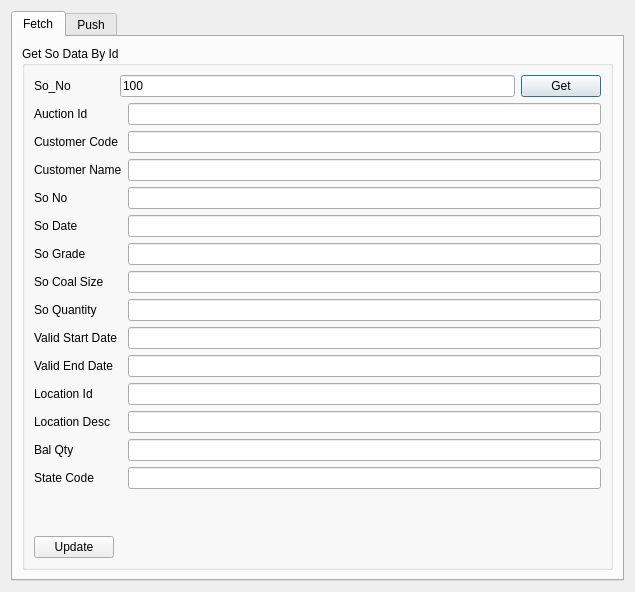
<?xml version="1.0" encoding="UTF-8"?>
<ui version="4.0">
 <class>SoDataManager</class>
 <widget class="QDialog" name="SoDataManager">
  <property name="geometry">
   <rect>
    <x>0</x>
    <y>0</y>
    <width>635</width>
    <height>592</height>
   </rect>
  </property>
  <property name="windowTitle">
   <string>Dialog</string>
  </property>
  <layout class="QGridLayout" name="gridLayout">
   <item row="0" column="0">
    <widget class="QTabWidget" name="tabWidget">
     <property name="currentIndex">
      <number>0</number>
     </property>
     <widget class="QWidget" name="tab">
      <attribute name="title">
       <string>Fetch</string>
      </attribute>
      <layout class="QGridLayout" name="gridLayout_2">
       <item row="0" column="0">
        <widget class="QGroupBox" name="get_groupbox">
         <property name="title">
          <string>Get So Data By Id</string>
         </property>
         <layout class="QGridLayout" name="gridLayout_4">
          <item row="0" column="0">
           <widget class="QLabel" name="label">
            <property name="text">
             <string>So_No</string>
            </property>
           </widget>
          </item>
          <item row="1" column="0" colspan="3">
           <layout class="QFormLayout" name="formLayout">
            <item row="0" column="0">
             <widget class="QLabel" name="auctionIdLabel">
              <property name="text">
               <string>Auction Id</string>
              </property>
             </widget>
            </item>
            <item row="0" column="1">
             <widget class="QLineEdit" name="auctionIdLineEdit">
              <property name="text">
               <string/>
              </property>
             </widget>
            </item>
            <item row="1" column="0">
             <widget class="QLabel" name="customerCodeLabel">
              <property name="text">
               <string>Customer Code</string>
              </property>
             </widget>
            </item>
            <item row="1" column="1">
             <widget class="QLineEdit" name="customerCodeLineEdit"/>
            </item>
            <item row="2" column="0">
             <widget class="QLabel" name="customerNameLabel">
              <property name="text">
               <string>Customer Name</string>
              </property>
             </widget>
            </item>
            <item row="2" column="1">
             <widget class="QLineEdit" name="customerNameLineEdit"/>
            </item>
            <item row="3" column="0">
             <widget class="QLabel" name="soNoLabel">
              <property name="text">
               <string>So No</string>
              </property>
             </widget>
            </item>
            <item row="3" column="1">
             <widget class="QLineEdit" name="soNoLineEdit">
              <property name="readOnly">
               <bool>true</bool>
              </property>
             </widget>
            </item>
            <item row="4" column="0">
             <widget class="QLabel" name="soDateLabel">
              <property name="text">
               <string>So Date</string>
              </property>
             </widget>
            </item>
            <item row="4" column="1">
             <widget class="QLineEdit" name="soDateLineEdit"/>
            </item>
            <item row="5" column="0">
             <widget class="QLabel" name="soGradeLabel">
              <property name="text">
               <string>So Grade</string>
              </property>
             </widget>
            </item>
            <item row="5" column="1">
             <widget class="QLineEdit" name="soGradeLineEdit"/>
            </item>
            <item row="6" column="0">
             <widget class="QLabel" name="soCoalSizeLabel">
              <property name="text">
               <string>So Coal Size</string>
              </property>
             </widget>
            </item>
            <item row="6" column="1">
             <widget class="QLineEdit" name="soCoalSizeLineEdit"/>
            </item>
            <item row="7" column="0">
             <widget class="QLabel" name="soQuantityLabel">
              <property name="text">
               <string>So Quantity</string>
              </property>
             </widget>
            </item>
            <item row="7" column="1">
             <widget class="QLineEdit" name="soQuantityLineEdit"/>
            </item>
            <item row="8" column="0">
             <widget class="QLabel" name="validStartDateLabel">
              <property name="text">
               <string>Valid Start Date</string>
              </property>
             </widget>
            </item>
            <item row="8" column="1">
             <widget class="QLineEdit" name="validStartDateLineEdit"/>
            </item>
            <item row="9" column="0">
             <widget class="QLabel" name="validEndDateLabel">
              <property name="text">
               <string>Valid End Date</string>
              </property>
             </widget>
            </item>
            <item row="9" column="1">
             <widget class="QLineEdit" name="validEndDateLineEdit"/>
            </item>
            <item row="10" column="0">
             <widget class="QLabel" name="locationIdLabel">
              <property name="text">
               <string>Location Id</string>
              </property>
             </widget>
            </item>
            <item row="10" column="1">
             <widget class="QLineEdit" name="locationIdLineEdit"/>
            </item>
            <item row="11" column="0">
             <widget class="QLabel" name="locationDescLabel">
              <property name="text">
               <string>Location Desc</string>
              </property>
             </widget>
            </item>
            <item row="11" column="1">
             <widget class="QLineEdit" name="locationDescLineEdit"/>
            </item>
            <item row="12" column="0">
             <widget class="QLabel" name="balQtyLabel">
              <property name="text">
               <string>Bal Qty</string>
              </property>
             </widget>
            </item>
            <item row="12" column="1">
             <widget class="QLineEdit" name="balQtyLineEdit"/>
            </item>
            <item row="13" column="0">
             <widget class="QLabel" name="stateCodeLabel">
              <property name="text">
               <string>State Code</string>
              </property>
             </widget>
            </item>
            <item row="13" column="1">
             <widget class="QLineEdit" name="stateCodeLineEdit"/>
            </item>
           </layout>
          </item>
          <item row="0" column="2">
           <widget class="QPushButton" name="get_so_data">
            <property name="text">
             <string>Get</string>
            </property>
           </widget>
          </item>
          <item row="0" column="1">
           <widget class="QLineEdit" name="so_no_find">
            <property name="text">
             <string>100</string>
            </property>
           </widget>
          </item>
          <item row="2" column="0">
           <widget class="QPushButton" name="update_so_data">
            <property name="text">
             <string>Update</string>
            </property>
           </widget>
          </item>
         </layout>
        </widget>
       </item>
      </layout>
     </widget>
     <widget class="QWidget" name="tab_2">
      <attribute name="title">
       <string>Push</string>
      </attribute>
      <layout class="QGridLayout" name="gridLayout_3">
       <item row="0" column="0">
        <widget class="QGroupBox" name="get_groupbox_2">
         <property name="title">
          <string>Push</string>
         </property>
         <layout class="QGridLayout" name="gridLayout_5">
          <item row="0" column="0">
           <layout class="QFormLayout" name="formLayout_2">
            <item row="0" column="0">
             <widget class="QLabel" name="auctionIdLabel_2">
              <property name="text">
               <string>Auction Id</string>
              </property>
             </widget>
            </item>
            <item row="0" column="1">
             <widget class="QLineEdit" name="auctionIdLineEdit_2">
              <property name="text">
               <string>1</string>
              </property>
             </widget>
            </item>
            <item row="1" column="0">
             <widget class="QLabel" name="customerCodeLabel_2">
              <property name="text">
               <string>Customer Code</string>
              </property>
             </widget>
            </item>
            <item row="1" column="1">
             <widget class="QLineEdit" name="customerCodeLineEdit_2">
              <property name="text">
               <string>1</string>
              </property>
             </widget>
            </item>
            <item row="2" column="0">
             <widget class="QLabel" name="customerNameLabel_2">
              <property name="text">
               <string>Customer Name</string>
              </property>
             </widget>
            </item>
            <item row="2" column="1">
             <widget class="QLineEdit" name="customerNameLineEdit_2">
              <property name="text">
               <string>Ash</string>
              </property>
             </widget>
            </item>
            <item row="3" column="0">
             <widget class="QLabel" name="soNoLabel_2">
              <property name="text">
               <string>So No</string>
              </property>
             </widget>
            </item>
            <item row="3" column="1">
             <widget class="QLineEdit" name="soNoLineEdit_2"/>
            </item>
            <item row="4" column="0">
             <widget class="QLabel" name="soDateLabel_2">
              <property name="text">
               <string>So Date</string>
              </property>
             </widget>
            </item>
            <item row="5" column="0">
             <widget class="QLabel" name="soGradeLabel_2">
              <property name="text">
               <string>So Grade</string>
              </property>
             </widget>
            </item>
            <item row="5" column="1">
             <widget class="QLineEdit" name="soGradeLineEdit_2">
              <property name="text">
               <string>G4</string>
              </property>
             </widget>
            </item>
            <item row="6" column="0">
             <widget class="QLabel" name="soCoalSizeLabel_2">
              <property name="text">
               <string>So Coal Size</string>
              </property>
             </widget>
            </item>
            <item row="6" column="1">
             <widget class="QLineEdit" name="soCoalSizeLineEdit_2">
              <property name="text">
               <string>10</string>
              </property>
             </widget>
            </item>
            <item row="7" column="0">
             <widget class="QLabel" name="soQuantityLabel_2">
              <property name="text">
               <string>So Quantity</string>
              </property>
             </widget>
            </item>
            <item row="7" column="1">
             <widget class="QLineEdit" name="soQuantityLineEdit_2">
              <property name="text">
               <string>10</string>
              </property>
             </widget>
            </item>
            <item row="8" column="0">
             <widget class="QLabel" name="validStartDateLabel_2">
              <property name="text">
               <string>Valid Start Date</string>
              </property>
             </widget>
            </item>
            <item row="9" column="0">
             <widget class="QLabel" name="validEndDateLabel_2">
              <property name="text">
               <string>Valid End Date</string>
              </property>
             </widget>
            </item>
            <item row="10" column="0">
             <widget class="QLabel" name="locationIdLabel_2">
              <property name="text">
               <string>Location Id</string>
              </property>
             </widget>
            </item>
            <item row="10" column="1">
             <widget class="QLineEdit" name="locationIdLineEdit_2">
              <property name="text">
               <string>101</string>
              </property>
             </widget>
            </item>
            <item row="11" column="0">
             <widget class="QLabel" name="locationDescLabel_2">
              <property name="text">
               <string>Location Desc</string>
              </property>
             </widget>
            </item>
            <item row="11" column="1">
             <widget class="QLineEdit" name="locationDescLineEdit_2">
              <property name="text">
               <string>Chandigarh</string>
              </property>
             </widget>
            </item>
            <item row="12" column="0">
             <widget class="QLabel" name="balQtyLabel_2">
              <property name="text">
               <string>Bal Qty</string>
              </property>
             </widget>
            </item>
            <item row="12" column="1">
             <widget class="QLineEdit" name="balQtyLineEdit_2">
              <property name="text">
               <string>20</string>
              </property>
             </widget>
            </item>
            <item row="13" column="0">
             <widget class="QLabel" name="stateCodeLabel_2">
              <property name="text">
               <string>State Code</string>
              </property>
             </widget>
            </item>
            <item row="13" column="1">
             <widget class="QLineEdit" name="stateCodeLineEdit_2">
              <property name="text">
               <string>WB1</string>
              </property>
             </widget>
            </item>
            <item row="4" column="1">
             <widget class="QDateTimeEdit" name="soDateLineEdit_2"/>
            </item>
            <item row="8" column="1">
             <widget class="QDateTimeEdit" name="validStartDateLineEdit_2"/>
            </item>
            <item row="9" column="1">
             <widget class="QDateTimeEdit" name="validEndDateLineEdit_2"/>
            </item>
           </layout>
          </item>
          <item row="1" column="0">
           <widget class="QPushButton" name="save_so_data">
            <property name="text">
             <string>Save</string>
            </property>
           </widget>
          </item>
         </layout>
        </widget>
       </item>
      </layout>
     </widget>
    </widget>
   </item>
  </layout>
 </widget>
 <resources/>
 <connections/>
</ui>
